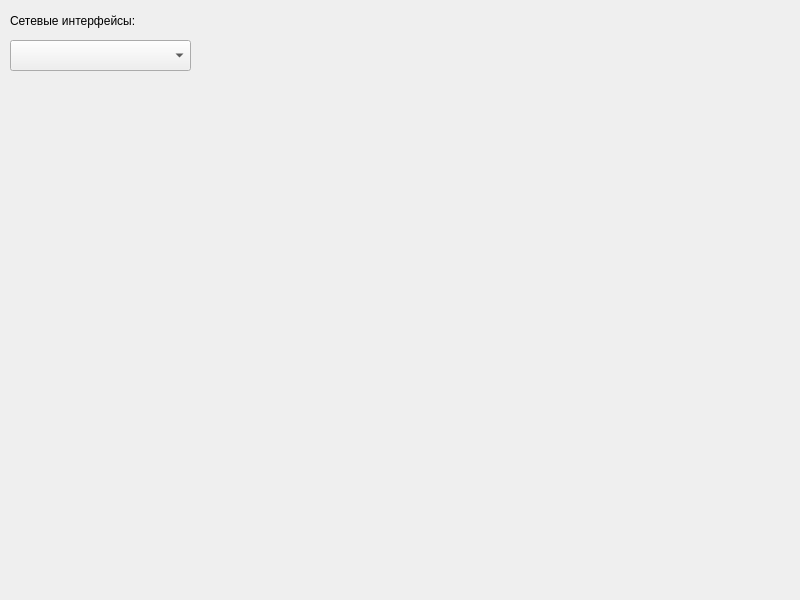
<?xml version="1.0" encoding="UTF-8"?>
<ui version="4.0">
 <class>MainWindow</class>
 <widget class="QMainWindow" name="MainWindow">
  <property name="geometry">
   <rect>
    <x>0</x>
    <y>0</y>
    <width>800</width>
    <height>600</height>
   </rect>
  </property>
  <property name="windowTitle">
   <string>MainWindow</string>
  </property>
  <widget class="QWidget" name="centralwidget">
   <widget class="QComboBox" name="comboBox_network_interfaces">
    <property name="geometry">
     <rect>
      <x>10</x>
      <y>40</y>
      <width>181</width>
      <height>31</height>
     </rect>
    </property>
   </widget>
   <widget class="QLabel" name="label">
    <property name="geometry">
     <rect>
      <x>10</x>
      <y>5</y>
      <width>181</width>
      <height>31</height>
     </rect>
    </property>
    <property name="text">
     <string>Сетевые интерфейсы:</string>
    </property>
   </widget>
  </widget>
 </widget>
 <resources/>
 <connections/>
</ui>
